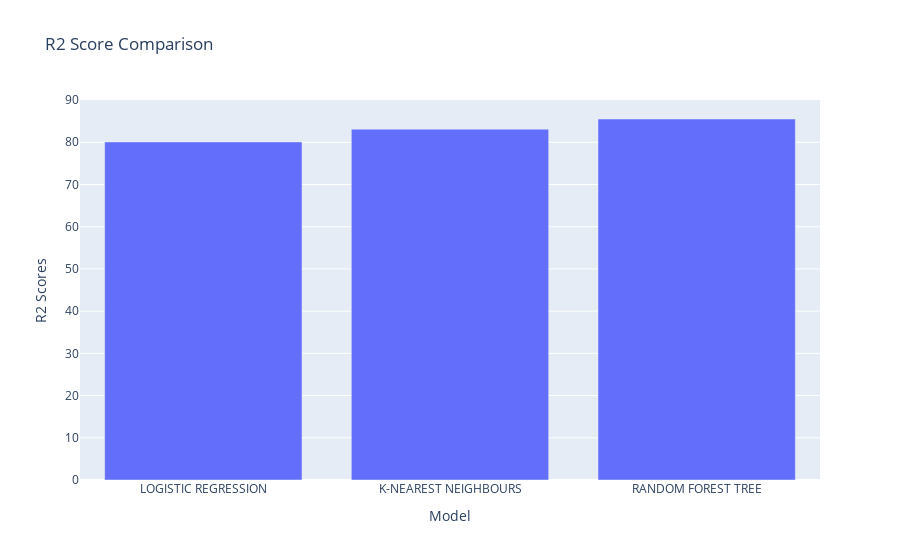

The notebook cell saved with this chart:
### Code cell
fig = px.bar(x=list(r2_scores.keys()), y=list(r2_scores.values()), title="R2 Score Comparison", labels={"x": "Model", "y": "R2 Scores"})
fig.show()

### Figure 1 — Plotly figure (JSON) as saved in the notebook; plotly's stock layout.template omitted (floating-point values rounded to 4 significant figures)
{"data": [{"alignmentgroup": "True", "hovertemplate": "Model=%{x}<br>R2 Scores=%{y}<extra></extra>", "legendgroup": "", "marker": {"color": "#636efa", "pattern": {"shape": ""}}, "name": "", "offsetgroup": "", "orientation": "v", "showlegend": false, "textposition": "auto", "type": "bar", "x": ["LOGISTIC REGRESSION", "K-NEAREST NEIGHBOURS", "RANDOM FOREST TREE"], "xaxis": "x", "y": [80.09, 83.1, 85.52], "yaxis": "y"}], "layout": {"barmode": "relative", "legend": {"tracegroupgap": 0}, "title": {"text": "R2 Score Comparison"}, "xaxis": {"anchor": "y", "domain": [0, 1], "title": {"text": "Model"}}, "yaxis": {"anchor": "x", "domain": [0, 1], "title": {"text": "R2 Scores"}}}}
